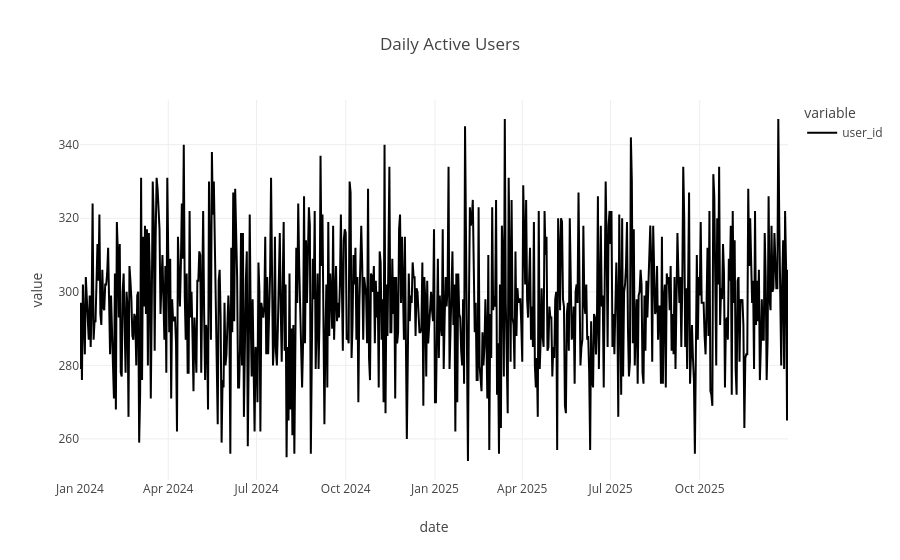

Notebook code for this chart:
### Code cell
fig = px.line (
    dau,
    title='Daily Active Users'
)

fig.show()

### Figure 1 — Plotly figure (JSON) as saved in the notebook; plotly's stock layout.template omitted (floating-point values rounded to 4 significant figures; data arrays with more than 128 entries replaced by an {"elided": "..."} marker saying what was removed)
{"data": [{"hovertemplate": "variable=user_id<br>date=%{x}<br>value=%{y}<extra></extra>", "legendgroup": "user_id", "line": {"color": "#000001", "dash": "solid"}, "marker": {"symbol": "circle"}, "mode": "lines", "name": "user_id", "orientation": "v", "showlegend": true, "type": "scatter", "x": {"elided": "731 str values"}, "xaxis": "x", "y": {"elided": "731 int values"}, "yaxis": "y"}], "layout": {"legend": {"title": {"text": "variable"}, "tracegroupgap": 0}, "title": {"text": "Daily Active Users"}, "xaxis": {"anchor": "y", "domain": [0, 1], "title": {"text": "date"}}, "yaxis": {"anchor": "x", "domain": [0, 1], "title": {"text": "value"}}}}
